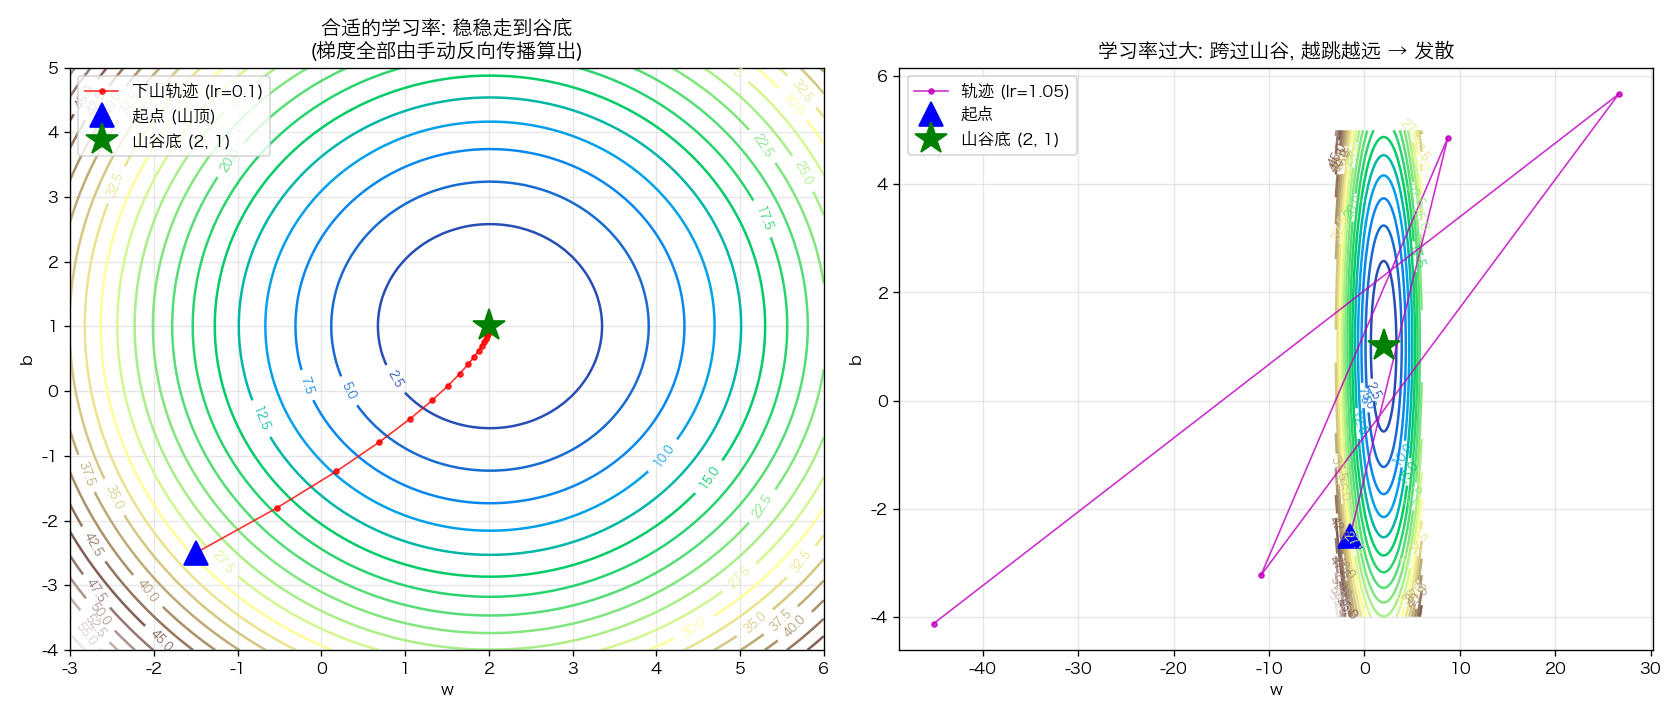

Source code (Python):
"""
03 (手动反向传播版) - 把 loss.backward() 拆开, 自己用链式法则求 ∇loss

上一版用了 loss.backward(), PyTorch 在背后帮我们算梯度。
这一版我们不再依赖 autograd, 自己一步步算, 看清楚"反向传播"到底在干啥。

直觉:
  前向 (forward): 从参数 w, b 出发, 一层层算到最后的标量 loss。
  反向 (backward): 从 loss 反着走回去, 用链式法则把"loss 对每个中间量的依赖"
                  一层层传回参数头上, 得到 ∂loss/∂w 和 ∂loss/∂b。

本例的计算图非常短, 把每一层都列出来:

    forward                                  backward (链式法则)
    --------                                 -------------------
    (1) y_pred[i] = w · x[i] + b             ← dL/dw   = Σ ( dL/d(y_pred[i]) ·  d(y_pred[i])/d(w) ) = Σ dL/dy_pred[i] · x[i]
                                             ← dL/d(b)   = Σ ( dL/d(y_pred[i]) ·  d(y_pred[i])/d(b) ) = Σ dL/d(y_pred[i]) · 1
    (2) r[i]      = y_pred[i] - y[i]         ← dL/d(y_pred[i]) = dL/d(r[i]) · d(r[i])/d(y_pred[i]) = dL/d(r[i]) · 1
    (3) sq[i]     = r[i]²                    ← dL/d(r[i])      = dL/d(sq[i]) · d(sp[i])/d(r[i]) = dL/dsq[i] · 2·r[i]
    (4) loss      = (1/N) · Σ sq[i]          ← dL/d(sq[i])     = 1/N

把 (4)→(3)→(2)→(1) 串起来化简, 就得到我们之前那两条手算公式:
    ∂loss/∂w = (2/N) · Σ x[i] · r[i]  = 2 · mean(x · r)
    ∂loss/∂b = (2/N) · Σ      r[i]    = 2 · mean(r)
其中 r = y_pred - y_data 是残差。

"反向传播" 这个词听起来玄, 但本质就是: 链式法则 + 沿计算图反向走一遍。
LLM 的反向传播也是同一回事, 只是计算图有几百层, 而不是 4 步。
"""

import matplotlib.pyplot as plt
import numpy as np
import torch

plt.rcParams["font.sans-serif"] = ["PingFang SC", "Hiragino Sans GB", "Arial Unicode MS"]
plt.rcParams["axes.unicode_minus"] = False


def plot_computation_graph(savepath="03_computation_graph_forward_backward.png"):
    """画 forward/backward 计算图: 上排蓝色 = 前向; 下排红色 = 反向 (链式法则)。
    两排节点一一对应: 上面的 y_pred 对应下面的 dL/dy_pred, 一目了然。
    """
    fig, ax = plt.subplots(figsize=(16, 8.5))
    ax.set_xlim(0, 16)
    ax.set_ylim(0, 8.5)
    ax.axis("off")

    BLUE = "#1f77b4"
    RED = "#d62728"

    # ---- 上排 forward 节点 (y=5.8) ----
    y_f = 5.8
    fwd_nodes = [
        (1.5,  "w, b",   "lightblue"),
        (5,    "y_pred", "white"),
        (8,    "r",      "white"),
        (11,   "sq",     "white"),
        (14,   "loss",   "lightgreen"),
    ]
    fwd_edges = [  # (x1, x2, 操作说明)
        (1.5, 5,    "(1) y_pred = w·x + b"),
        (5,   8,    "(2) r = y_pred - y"),
        (8,   11,   "(3) sq = r·r"),
        (11,  14,   "(4) loss = mean(sq)"),
    ]

    # ---- 下排 backward 节点 (y=2.2), 与上排一一对应 ----
    y_b = 2.2
    bwd_nodes = [
        (1.5,  "dL/dw\ndL/db",  "lightcoral"),
        (5,    "dL/dy_pred",    "mistyrose"),
        (8,    "dL/dr",         "mistyrose"),
        (11,   "dL/dsq",        "mistyrose"),
        (14,   "dL/dloss = 1",  "lightyellow"),
    ]
    bwd_edges = [  # (x1, x2, 链式法则的局部导数)
        (14, 11, "· 1/N"),
        (11, 8,  "· 2·r"),
        (8,  5,  "· 1"),
        (5,  1.5, "对 w: · x[i] 后求和\n对 b: · 1     后求和"),
    ]

    def draw_node(x, y, label, color):
        n_lines = label.count("\n") + 1
        h = 0.55 + 0.32 * (n_lines - 1)
        ax.add_patch(plt.Rectangle((x - 1, y - h / 2), 2, h,
                                   facecolor=color, edgecolor="black", lw=1.5, zorder=3))
        ax.text(x, y, label, ha="center", va="center",
                fontsize=11, fontweight="bold", zorder=4)

    for x, lbl, col in fwd_nodes:
        draw_node(x, y_f, lbl, col)
    for x, lbl, col in bwd_nodes:
        draw_node(x, y_b, lbl, col)

    # forward 箭头: 向右, 蓝色
    for x1, x2, lbl in fwd_edges:
        ax.annotate("", xy=(x2 - 1.05, y_f), xytext=(x1 + 1.05, y_f),
                    arrowprops=dict(arrowstyle="->", color=BLUE, lw=2.5))
        ax.text((x1 + x2) / 2, y_f + 0.55, lbl, color=BLUE, fontsize=10.5,
                ha="center", fontweight="bold",
                bbox=dict(boxstyle="round,pad=0.25", facecolor="white", edgecolor=BLUE))

    # backward 箭头: 向左, 红色
    for x1, x2, lbl in bwd_edges:
        ax.annotate("", xy=(x2 + 1.05, y_b), xytext=(x1 - 1.05, y_b),
                    arrowprops=dict(arrowstyle="->", color=RED, lw=2.5))
        ax.text((x1 + x2) / 2, y_b - 0.75, lbl, color=RED, fontsize=10,
                ha="center",
                bbox=dict(boxstyle="round,pad=0.25", facecolor="white", edgecolor=RED))

    # forward → backward 的"种子": loss 这一列向下接 dL/dloss=1
    ax.annotate("", xy=(14, y_b + 0.45), xytext=(14, y_f - 0.45),
                arrowprops=dict(arrowstyle="->", color="black", lw=2, linestyle="dashed"))
    ax.text(14.7, (y_f + y_b) / 2, "种子\ndL/dloss = 1",
            fontsize=10, va="center", ha="left")

    # 上下层的"对照虚线" — 提示同一个变量, 前向值 vs 反向梯度
    for (x, _, _), (xb, _, _) in zip(fwd_nodes, bwd_nodes):
        if x == 14:  # loss 这列已经画过实线了
            continue
        ax.plot([x, xb], [y_f - 0.45, y_b + 0.45], color="gray",
                lw=0.8, linestyle=":", alpha=0.5, zorder=1)

    # 标题 + 说明
    ax.text(8, 7.9, "Forward (前向): 顺着蓝箭头, 从 (w, b) 一路算到 loss",
            fontsize=14, ha="center", color=BLUE, fontweight="bold")
    ax.text(8, 0.5,
            "Backward (反向): 从 dL/dloss=1 出发, 沿红箭头依次乘上每一步的局部导数, 把梯度传回每个变量",
            fontsize=12, ha="center", color=RED, fontweight="bold")

    plt.tight_layout()
    plt.savefig(savepath, dpi=120, bbox_inches="tight")
    print(f"计算图已保存到 {savepath}")


def forward(w, b, x_data, y_data):
    """前向: 一路算到 loss, 同时把中间量 (y_pred, r) 记下来, 反向时要用。"""
    y_pred = w * x_data + b           # (1)
    r = y_pred - y_data               # (2) 残差
    sq = r * r                        # (3)
    loss = sq.mean()                  # (4)
    cache = (y_pred, r)               # 反向传播的"工作台" (类似深度框架里的 ctx)
    return loss, cache


def backward(cache, x_data):
    """反向: 从 dL/dloss=1 出发, 沿计算图 (4)→(3)→(2)→(1) 反着走, 算到 dL/dw, dL/db。"""
    y_pred, r = cache
    N = x_data.numel()

    # (4) loss = mean(sq)         →  dL/dsq[i] = 1/N
    dsq = torch.full_like(r, 1.0 / N) # full_like 创建一个与已有 Tensor 形状相同的新 Tensor，并用指定值填充。

    # (3) sq[i] = r[i]²           →  dL/dr[i] = dL/dsq[i] · 2·r[i]
    dr = dsq * 2.0 * r

    # (2) r[i] = y_pred[i] - y[i] →  dL/dy_pred[i] = dL/dr[i] · 1
    dy_pred = dr

# 把 (4)→(3)→(2)→(1) 串起来化简, 就得到我们之前那两条手算公式:
#     ∂loss/∂w = (2/N) · Σ x[i] · r[i]  = 2 · mean(x · r)
#     ∂loss/∂b = (2/N) · Σ      r[i]    = 2 · mean(r)
# 其中 r = y_pred - y_data 是残差。


    # (1) y_pred[i] = w·x[i] + b  →  对 w 累加 x[i], 对 b 累加 1
    dw = (dy_pred * x_data).sum()
    db = dy_pred.sum()
    return dw, db


def main():
    torch.manual_seed(0)
    x_data = torch.linspace(-2, 2, 50)
    y_data = 2 * x_data + 1 + 0.1 * torch.randn_like(x_data)

    # =========================================================
    # 0a. 先把 forward / backward 的计算图画出来, 对照后面的代码看
    # =========================================================
    plot_computation_graph()

    # =========================================================
    # 0. 先验证一下: 手算 backward 和 autograd 的结果是否一致
    # =========================================================
    w_check = torch.tensor(-1.5, requires_grad=True)
    b_check = torch.tensor(-2.5, requires_grad=True)
    loss_check, cache = forward(w_check, b_check, x_data, y_data)
    loss_check.backward()
    with torch.no_grad():
        dw_manual, db_manual = backward(cache, x_data)

    print("--- 验证: 在 (w=-1.5, b=-2.5) 处 ---")
    print(f"autograd:    ∇loss = [{w_check.grad.item():.6f}, {b_check.grad.item():.6f}]")
    print(f"手动反向传播: ∇loss = [{dw_manual.item():.6f}, {db_manual.item():.6f}]")
    print("→ 完全一致, 说明我们沿着计算图反着走一遍, 算出的就是 autograd 算的东西\n")

    # =========================================================
    # 1. 用手算梯度做梯度下降 (不再调用 .backward())
    # =========================================================
    w = torch.tensor(-1.5)   # 注意: 不需要 requires_grad, 因为我们不用 autograd 了
    b = torch.tensor(-2.5)
    lr = 0.1

    loss0, _ = forward(w, b, x_data, y_data)
    trajectory = [(w.item(), b.item(), loss0.item())]
    print("--- 下山过程 (前 10 步, 全程纯手动反向传播) ---")
    print(f"{'step':>4} | {'w':>7} | {'b':>7} | {'loss':>8}")
    print(f"{0:>4} | {w.item():>7.3f} | {b.item():>7.3f} | {trajectory[0][2]:>8.4f}")

    for step in range(1, 81):
        loss, cache = forward(w, b, x_data, y_data)
        dw, db = backward(cache, x_data)
        w = w - lr * dw                      # 沿 -∇loss 走一步 → 下山
        b = b - lr * db
        trajectory.append((w.item(), b.item(), loss.item()))
        if step <= 10 or step % 20 == 0:
            print(f"{step:>4} | {w.item():>7.3f} | {b.item():>7.3f} | {loss.item():>8.4f}")

    print(f"\n终点 (w, b) = ({w.item():.3f}, {b.item():.3f})  (真实最优: (2, 1))")
    print("→ 跟 autograd 版本走出的轨迹应该一模一样, 因为算的是同一个梯度")

    # =========================================================
    # 2. 对比: 学习率过大, 会"跨过山谷"在两壁之间反复横跳 (照样手算梯度)
    # =========================================================
    w2 = torch.tensor(-1.5)
    b2 = torch.tensor(-2.5)
    big_lr = 1.05
    traj_big = [(w2.item(), b2.item())]
    for _ in range(40):
        _, cache = forward(w2, b2, x_data, y_data)
        dw, db = backward(cache, x_data)
        w2 = w2 - big_lr * dw
        b2 = b2 - big_lr * db
        traj_big.append((w2.item(), b2.item()))
    print(f"\n学习率过大 (lr={big_lr}) 时终点: ({w2.item():.2f}, {b2.item():.2f}) → 发散了!")

    # =========================================================
    # 3. 画 loss 等高线 + 下山轨迹 (和 autograd 版本对比图一致)
    # =========================================================
    ws = torch.linspace(-3, 6, 100)
    bs = torch.linspace(-4, 5, 100)
    W, B = torch.meshgrid(ws, bs, indexing="ij")
    L = torch.zeros_like(W)
    for i in range(W.shape[0]):
        for j in range(W.shape[1]):
            L[i, j], _ = forward(W[i, j], B[i, j], x_data, y_data)

    fig, axes = plt.subplots(1, 2, figsize=(14, 6))

    # 左: 合适学习率的下山轨迹
    ax = axes[0]
    cs = ax.contour(W.numpy(), B.numpy(), L.numpy(), levels=25, cmap="terrain")
    ax.clabel(cs, inline=True, fontsize=7)
    traj = np.array(trajectory)
    ax.plot(traj[:, 0], traj[:, 1], "ro-", markersize=3, lw=1, alpha=0.8,
            label=f"下山轨迹 (lr={lr})")
    ax.plot(traj[0, 0], traj[0, 1], "b^", markersize=14, label="起点 (山顶)")
    ax.plot(2, 1, "g*", markersize=20, label="山谷底 (2, 1)")
    ax.set_xlabel("w"); ax.set_ylabel("b")
    ax.set_title("合适的学习率: 稳稳走到谷底\n(梯度全部由手动反向传播算出)")
    ax.legend(loc="upper left"); ax.grid(True, alpha=0.3)

    # 右: 学习率过大, 反复横跳
    ax = axes[1]
    cs = ax.contour(W.numpy(), B.numpy(), L.numpy(), levels=25, cmap="terrain")
    ax.clabel(cs, inline=True, fontsize=7)
    tb = np.array(traj_big)
    tb_clip = tb[np.all(np.abs(tb) < 50, axis=1)]
    ax.plot(tb_clip[:, 0], tb_clip[:, 1], "mo-", markersize=3, lw=1, alpha=0.8,
            label=f"轨迹 (lr={big_lr})")
    ax.plot(tb[0, 0], tb[0, 1], "b^", markersize=14, label="起点")
    ax.plot(2, 1, "g*", markersize=20, label="山谷底 (2, 1)")
    ax.set_xlabel("w"); ax.set_ylabel("b")
    ax.set_title("学习率过大: 跨过山谷, 越跳越远 → 发散")
    ax.legend(loc="upper left"); ax.grid(True, alpha=0.3)

    plt.tight_layout()
    plt.savefig("03_minimize_loss_is_downhill_manual_backprop.png", dpi=120)
    print("\n图已保存到 03_minimize_loss_is_downhill_manual_backprop.png")
    plt.show()


if __name__ == "__main__":
    main()
